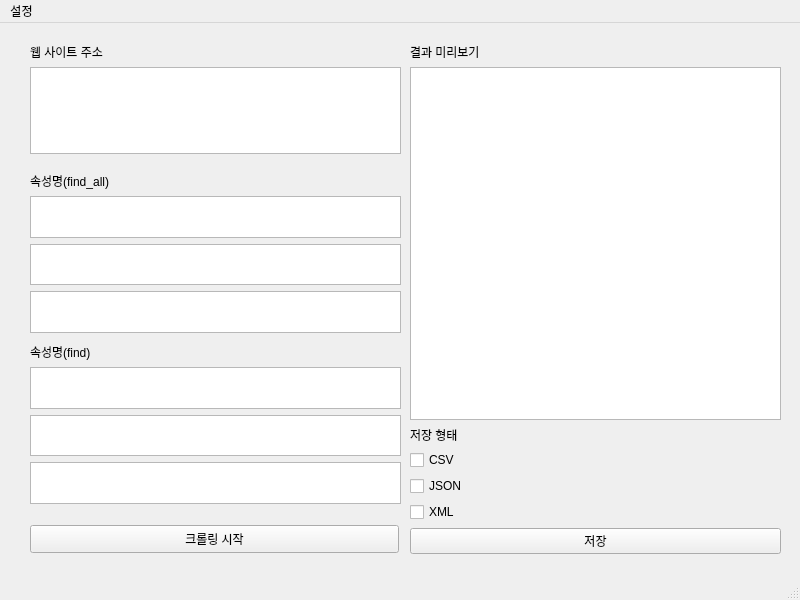
<?xml version="1.0" encoding="UTF-8"?>
<ui version="4.0">
 <class>MainWindow</class>
 <widget class="QMainWindow" name="MainWindow">
  <property name="geometry">
   <rect>
    <x>0</x>
    <y>0</y>
    <width>800</width>
    <height>600</height>
   </rect>
  </property>
  <property name="windowTitle">
   <string>MainWindow</string>
  </property>
  <widget class="QWidget" name="centralwidget">
   <widget class="QWidget" name="verticalLayoutWidget">
    <property name="geometry">
     <rect>
      <x>30</x>
      <y>20</y>
      <width>371</width>
      <height>111</height>
     </rect>
    </property>
    <layout class="QVBoxLayout" name="verticalLayout_8">
     <item>
      <widget class="QLabel" name="label">
       <property name="text">
        <string>웹 사이트 주소</string>
       </property>
      </widget>
     </item>
     <item>
      <widget class="QTextEdit" name="webSiteName"/>
     </item>
    </layout>
   </widget>
   <widget class="QWidget" name="verticalLayoutWidget_2">
    <property name="geometry">
     <rect>
      <x>410</x>
      <y>20</y>
      <width>371</width>
      <height>511</height>
     </rect>
    </property>
    <layout class="QVBoxLayout" name="verticalLayout_9">
     <item>
      <widget class="QLabel" name="label_3">
       <property name="text">
        <string>결과 미리보기</string>
       </property>
      </widget>
     </item>
     <item>
      <widget class="QPlainTextEdit" name="crawlResult"/>
     </item>
     <item>
      <widget class="QLabel" name="label_4">
       <property name="text">
        <string>저장 형태</string>
       </property>
      </widget>
     </item>
     <item>
      <widget class="QCheckBox" name="checkBox">
       <property name="text">
        <string>CSV</string>
       </property>
      </widget>
     </item>
     <item>
      <widget class="QCheckBox" name="checkBox_2">
       <property name="text">
        <string>JSON</string>
       </property>
      </widget>
     </item>
     <item>
      <widget class="QCheckBox" name="checkBox_3">
       <property name="text">
        <string>XML</string>
       </property>
      </widget>
     </item>
     <item>
      <widget class="QPushButton" name="saveBtn">
       <property name="text">
        <string>저장</string>
       </property>
      </widget>
     </item>
    </layout>
   </widget>
   <widget class="QPushButton" name="crawlBtn">
    <property name="geometry">
     <rect>
      <x>30</x>
      <y>502</y>
      <width>369</width>
      <height>28</height>
     </rect>
    </property>
    <property name="text">
     <string>크롤링 시작</string>
    </property>
   </widget>
   <widget class="QWidget" name="verticalLayoutWidget_3">
    <property name="geometry">
     <rect>
      <x>30</x>
      <y>149</y>
      <width>371</width>
      <height>161</height>
     </rect>
    </property>
    <layout class="QVBoxLayout" name="verticalLayout">
     <item>
      <widget class="QLabel" name="label_2">
       <property name="text">
        <string>속성명(find_all)</string>
       </property>
      </widget>
     </item>
     <item>
      <widget class="QTextEdit" name="tag1"/>
     </item>
     <item>
      <widget class="QTextEdit" name="att1"/>
     </item>
     <item>
      <widget class="QTextEdit" name="value1"/>
     </item>
    </layout>
   </widget>
   <widget class="QWidget" name="verticalLayoutWidget_4">
    <property name="geometry">
     <rect>
      <x>30</x>
      <y>320</y>
      <width>371</width>
      <height>161</height>
     </rect>
    </property>
    <layout class="QVBoxLayout" name="verticalLayout_2">
     <item>
      <widget class="QLabel" name="label_5">
       <property name="text">
        <string>속성명(find)</string>
       </property>
      </widget>
     </item>
     <item>
      <widget class="QTextEdit" name="tag2"/>
     </item>
     <item>
      <widget class="QTextEdit" name="att2"/>
     </item>
     <item>
      <widget class="QTextEdit" name="value2"/>
     </item>
    </layout>
   </widget>
  </widget>
  <widget class="QMenuBar" name="menubar">
   <property name="geometry">
    <rect>
     <x>0</x>
     <y>0</y>
     <width>800</width>
     <height>26</height>
    </rect>
   </property>
   <widget class="QMenu" name="menu">
    <property name="title">
     <string>설정</string>
    </property>
   </widget>
   <addaction name="menu"/>
  </widget>
  <widget class="QStatusBar" name="statusbar"/>
 </widget>
 <resources/>
 <connections/>
</ui>
